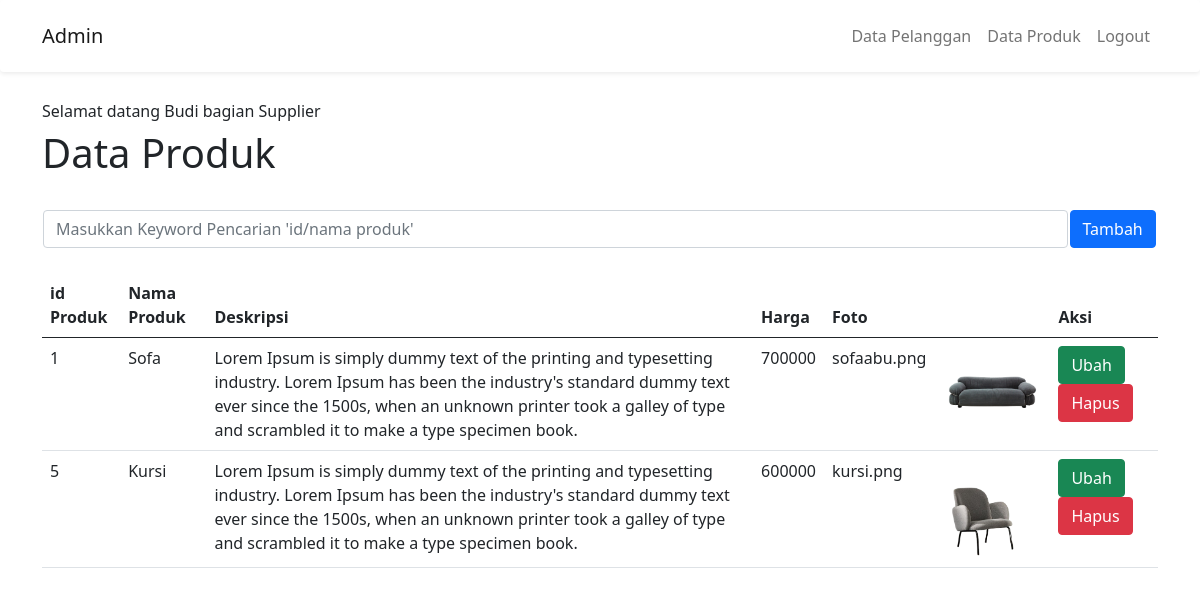
Page /admin/tampil_produk.php (signed in) on the committed database.
### tables this page shows
CREATE TABLE `produk` (
  `id_produk` int(11) NOT NULL,
  `nama_produk` varchar(100) NOT NULL,
  `deskripsi` text NOT NULL,
  `harga` int(11) NOT NULL,
  `foto` varchar(225) NOT NULL
);

### admin/tampil_produk.php (the view, shortened to what this page needs)
<!DOCTYPE html>
<html lang="en">
<head>
    <link href="https://cdn.jsdelivr.net/npm/bootstrap@5.0.1/dist/css/bootstrap.min.css" rel="stylesheet">
</head>
<body>
    <?php include "navbar.php"; ?>
    <div class = "container"style="margin-top : 50px">
        <h6 style="margin-top: -20px;">
            Selamat datang <?=$_SESSION['nama_petugas']?> bagian <?=$_SESSION['level']?>
        </h6>
        <h1>Data Produk</h1>
        <br>
        <table>
            <thead>
                <tr>
                    <th style="width : 90%">
                        <form action="tampil_produk.php" method ="POST">
                        <input type="text" name="cari" class="form-control" placeholder="Masukkan Keyword Pencarian 'id/nama produk'">
                    </th>
                    <th style="width : 5%">
                        <a type="button" class="btn btn-primary" href="tambah_produk.php">Tambah</a>
                    </th>
                </tr>
            </thead>
                <?php
                include "koneksi.php";
                if (isset($_POST["cari"])) {
                    $cari=$_POST["cari"];
                    $qry_produk=mysqli_query($koneksi,"select * from produk where id_produk='$cari'or nama_produk like'%$cari%'");
                }else {
                    $qry_produk=mysqli_query($koneksi,"select * from produk");
                }
                ?>
        </table>
        <br>
        <table class="table">
                <thead>
                    <tr>
                        <th scope="col">id Produk</th>
                        <th scope="col">Nama Produk</th>
                        <th scope="col">Deskripsi</th>
                        <th scope="col">Harga</th>
                        <th scope="col">Foto</th>
                        <th scope="col"></th>
                        <th scope="col">Aksi</th>
                    </tr>
                </thead>
                <tbody>
                    <?php
                        while($data_produk = mysqli_fetch_array($qry_produk)){?>
                            <div>
                            <tr>
                                <td><?php echo $data_produk["id_produk"];?></td>
                                <td><?php echo $data_produk["nama_produk"];?></td>
                                <td><?php echo $data_produk["deskripsi"];?></td>
                                <td><?php echo $data_produk["harga"];?></td>
                                <td><?php echo $data_produk["foto"];?></td>
                                <td><img style = "width : 100px" src = "../foto/<?=$data_produk['foto']?>"></td>
                                <td>
                                <a href="ubah_produk.php?id_produk=<?=$data_produk['id_produk']?>" class="btn btn-success">Ubah</a>
                                <a href="hapus_produk.php?id_produk=<?=$data_produk['id_produk']?>" onclick="return confirm('Apakah anda yakin menghapus data ini?')" class="btn btn-danger">Hapus</a>
                                </td>
                            </tr>
                            </div>
                        <?php
                        }
                    ?>
                </tbody>
        </table>
    </div>
</body>
</html>

### admin/navbar.php (shortened to what this page needs)
<!DOCTYPE html>
<html lang="en">
<head>
    <link href="https://cdn.jsdelivr.net/npm/bootstrap@5.0.1/dist/css/bootstrap.min.css" rel="stylesheet">
</head>
<body>
    <nav class="navbar navbar-expand-lg navbar-light bg-light fixed-top; shadow-sm p-3 mb-5 bg-body rounded">
    <div class="container">
         <a class="navbar-brand" href="home.php">Admin</a>
        <div class="collapse navbar-collapse" id="navbarResponsive">
        <ul class="navbar-nav ms-auto">
            <li class="nav-item">
                <a class="nav-link" href="tampil_pelanggan.php">Data Pelanggan</a>
            </li>
            <li class="nav-item">
                 <a class="nav-link" href="tampil_produk.php">Data Produk</a>
            </li>
            <li class="nav-item">
                 <a class="nav-link" href="proses_logout.php">Logout</a>
            </li>
        </ul>
            </div>
        </div>
        </nav>
</body>
</html>

### rows in the picture
produk: id_produk "1", nama_produk "Sofa", deskripsi "Lorem Ipsum is simply dummy text of the printing and typesetting industry. Lorem Ipsum has been the industry's standard dummy text ever since the 1500s, when an unknown printer took a galley of type and scrambled it to make a type specimen book.", harga "700000", foto "sofaabu.png", foto (picture)
produk: id_produk "5", nama_produk "Kursi", deskripsi "Lorem Ipsum is simply dummy text of the printing and typesetting industry. Lorem Ipsum has been the industry's standard dummy text ever since the 1500s, when an unknown printer took a galley of type and scrambled it to make a type specimen book.", harga "600000", foto "kursi.png", foto (picture)

### other values in the picture
$_SESSION['nama_petugas'] "Budi"
$_SESSION['level'] "Supplier"
